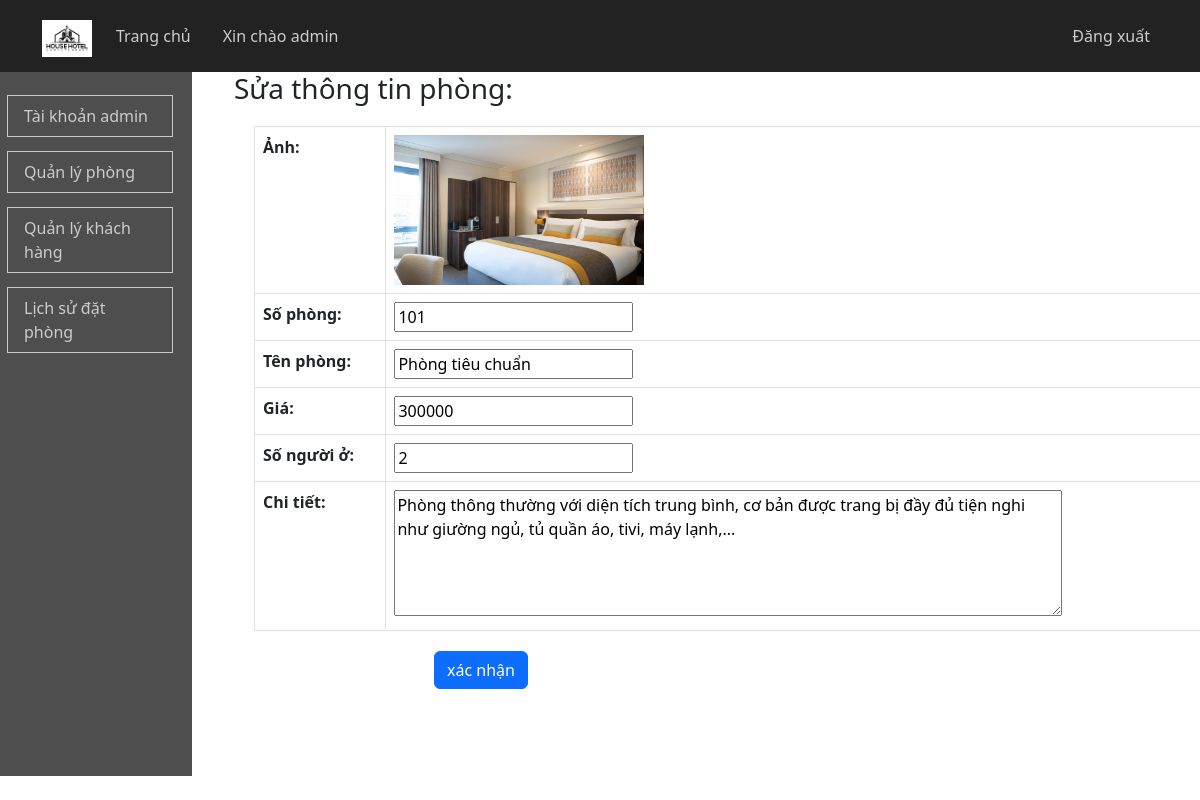
The app's page /admin/main.php?option=suaphong&id=101 (signed in) with its own data.
### tables this page shows
CREATE TABLE `phong` (
  `sophong` varchar(3) NOT NULL,
  `tenphong` varchar(20) NOT NULL,
  `gia` int(11) NOT NULL,
  `songuoi` int(11) NOT NULL,
  `chitiet` text NOT NULL,
  `anh` varchar(100) NOT NULL
);

### admin/suaphong.php (the view, shortened to what this page needs)
<?php
$id=$_GET['id'];
$sql=mysqli_query($con,"select * from phong where sophong='$id'");
$res=mysqli_fetch_assoc($sql);
extract($_REQUEST);
?>
<form method="post" style="margin-left: 30px;">
    <h3>Sửa thông tin phòng:</h3>
    <table class="table table-bordered" style="margin: 20px;">
        <tr>
            <th>Ảnh:</th>
            <td><img src="../image/<?php echo $res['anh'];?>" width="250" height="150"/></td>
        </tr>
        <tr>
            <th>Số phòng:</th>
            <td><input type="disabled" value="<?php echo $res['sophong']; ?>"/></td>
        </tr>
        <tr>
            <th>Tên phòng:</th>
            <td><input type="text" name="tp" value="<?php echo $res['tenphong']; ?>" required/></td>
        </tr>
        <tr>
            <th>Giá:</th>
            <td><input type="text" name="gia"  value="<?php echo $res['gia']; ?>"required/></td>
        </tr>
        <tr>
            <th>Số người ở:</th>
            <td><input type="number" name="sn" value="<?php echo $res['songuoi']; ?>"required/></td>
        </tr>
        <tr>
            <th>Chi tiết:</th>
            <td><textarea rows="5" cols="70" value="" name="ct" required><?php echo $res['chitiet']; ?></textarea></td>
        </tr>
    </table>
    <input type="submit" class="btn btn-primary" value="xác nhận" name="sua" style="margin-left: 200px;"/>
</form>

### records on screen
phong: anh (picture), sophong "101", tp "Phòng tiêu chuẩn", gia "300000", sn "2", ct "Phòng thông thường với diện tích trung bình, cơ bản được trang bị đầy đủ tiện nghi như giường ngủ, tủ quần áo, tivi, máy lạnh,..."

### other values on screen
$admin "admin"
